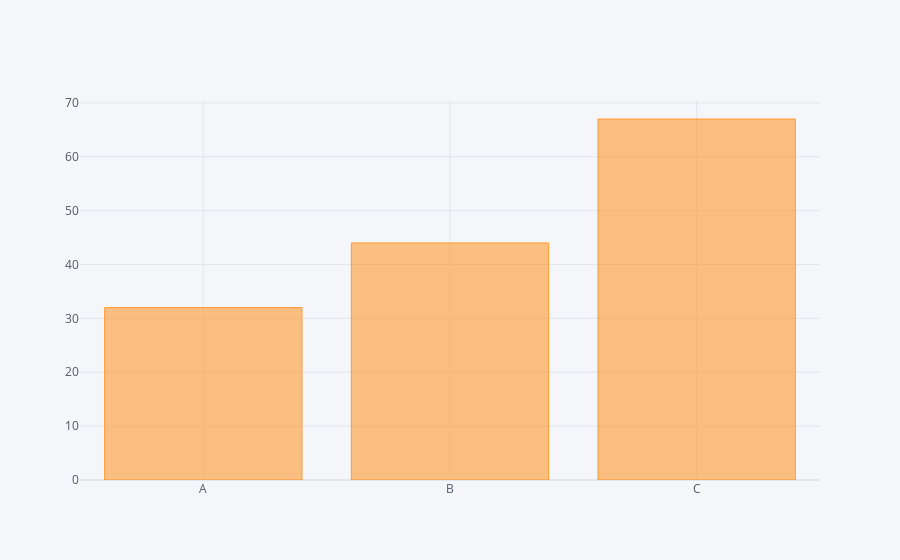

Source (notebook cell):
### Code cell
# Bar plots
df2.iplot(kind='bar',x='Category',y='Values')

### Figure 1 — Plotly figure (JSON) as saved in the notebook; plotly's stock layout.template omitted (floating-point values rounded to 4 significant figures)
{"data": [{"marker": {"color": "rgba(255, 153, 51, 0.6)", "line": {"color": "rgba(255, 153, 51, 1.0)", "width": 1}}, "name": "Values", "orientation": "v", "text": "", "type": "bar", "x": ["A", "B", "C"], "y": [32, 44, 67]}], "layout": {"legend": {"bgcolor": "#F5F6F9", "font": {"color": "#4D5663"}}, "paper_bgcolor": "#F5F6F9", "plot_bgcolor": "#F5F6F9", "title": {"font": {"color": "#4D5663"}}, "xaxis": {"gridcolor": "#E1E5ED", "showgrid": true, "tickfont": {"color": "#4D5663"}, "title": {"font": {"color": "#4D5663"}, "text": ""}, "zerolinecolor": "#E1E5ED"}, "yaxis": {"gridcolor": "#E1E5ED", "showgrid": true, "tickfont": {"color": "#4D5663"}, "title": {"font": {"color": "#4D5663"}, "text": ""}, "zerolinecolor": "#E1E5ED"}}}
